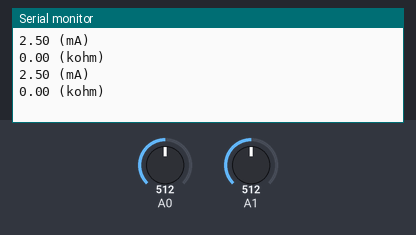
A sketch run on a simulated Arduino Uno, built with avr-gcc and run on an emulated ATmega328P. Shown: the last lines printed to the serial monitor. The inputs (shaded band) are chosen by the test bench; at power-on: A1 = 512, A0 = 512.

Above: at 2.8 s.
2.9 s: A1 set to 0
At 4.7 s:
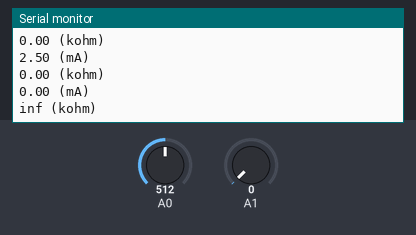
7.5 s: A0 set to 0
At 9.0 s:
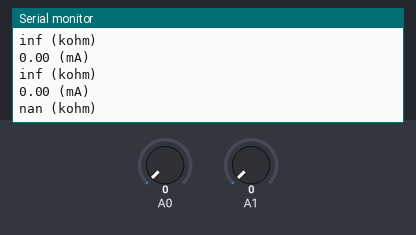
11.5 s: A1 set to 122
At 13.3 s:
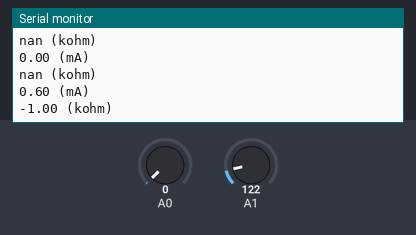
14.2 s: A0 set to 306
At 16.4 s:
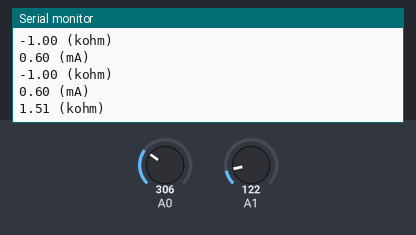
Timing chart, 0 to 17.9 s (numbered marks = the images above; inputs shaded):
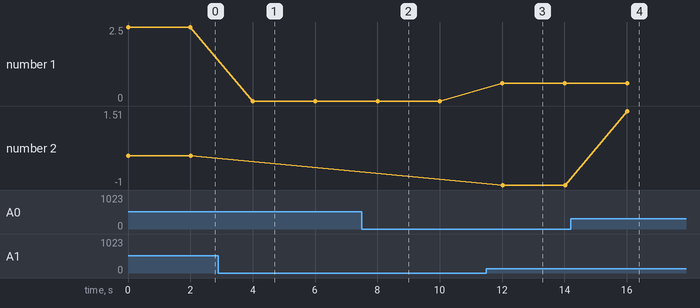

Measured:
- after the input at 2.9 s, the serial monitor: prints a new line after 1.1 s (image 1)
- after the input at 7.5 s, the serial monitor: prints a new line after 0.52 s (image 2)
- after the input at 11.5 s, the serial monitor: prints a new line after 0.51 s (image 3)
- after the input at 14.2 s, the serial monitor: prints a new line after 1.8 s (image 4)
- plotted number 1: 0 → 0.6 after the input at 11.5 s
- plotted number 2: 0 → -1 after the input at 11.5 s, -1 → 1.51 after the input at 14.2 s

The sketch:

resistances.ino
```cpp
void setup() {
  // put your setup code here, to run once:
  Serial.begin(9600);

}

void loop() {
  // put your main code here, to run repeatedly:
  float ua = analogRead(A0) * 5 / 1024.;
  float ub = analogRead(A1) * 5 / 1024.;
  float current = ub / 1e3;
  float resistance = (ua - ub) / current;

  Serial.print(current*1e3);
  Serial.println(" (mA)");
  Serial.print(resistance*1e-3);
  Serial.println(" (kohm)");
  Serial.println("");

  delay(2000);
}
```
